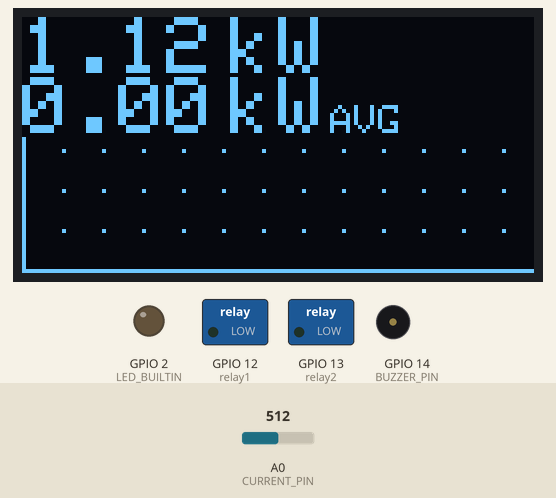
The sketch below on a simulated ESP8266 (NodeMCU). On the bench: 128×64 one-colour display, switched loads named in the sketch (green lamp = pin HIGH), output pins drawn as LEDs (lit = HIGH, except the on-board LED, lit = LOW), buzzer (waves = sounding, pin HIGH). The test bench sets the inputs (shaded band); at power-on: A0 (CURRENT_PIN) = 512. What the sketch prints to the serial monitor is not drawn.

Above: at 2.4 s.
2.5 s: A0 (CURRENT_PIN) set to 331
At 4.1 s:
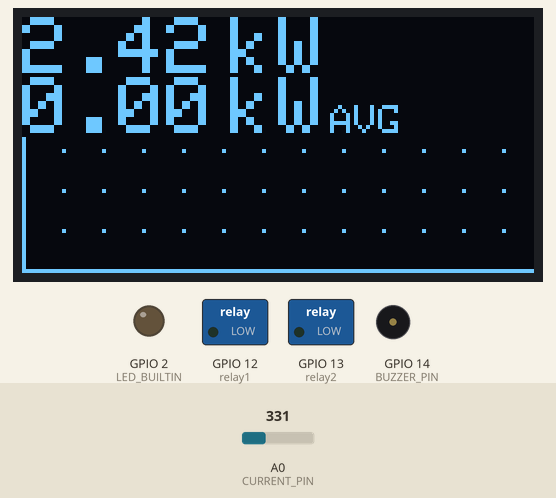
5.5 s: A0 (CURRENT_PIN) set to 303
At 8.1 s:
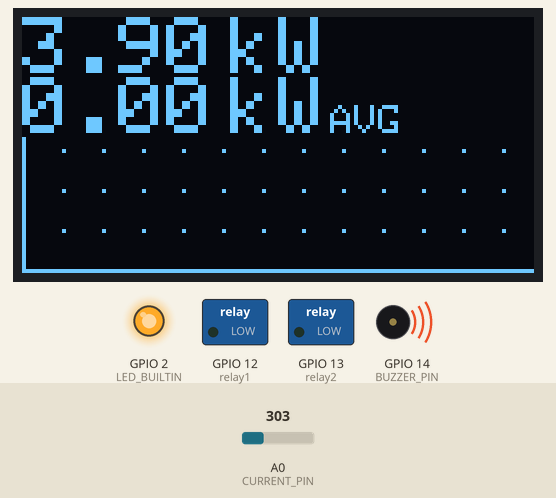
8.5 s: A0 (CURRENT_PIN) set to 122
At 12.0 s:
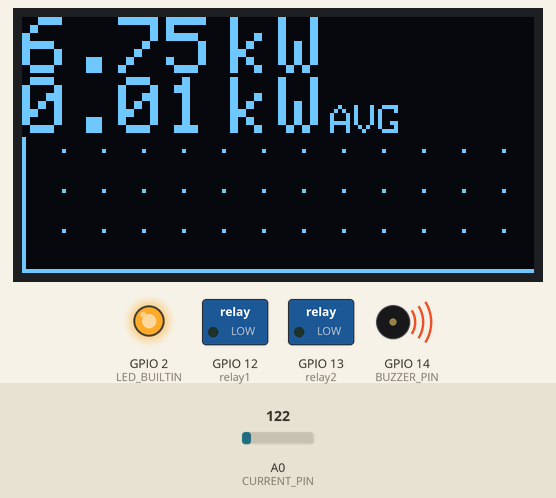
Timing chart, 0 to 13.5 s (numbered marks = the images above; inputs shaded):
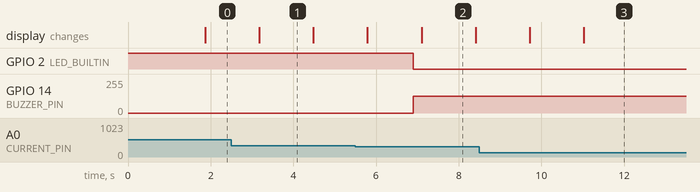

The sketch:

power_down_alarm.ino
```cpp
  // display 1 riga 7 pixel

//Changelog: aggiunto "analogWriteRange(1023)" compatibilità core 3.0

#include <Wire.h>
#include <Adafruit_SSD1306.h>

#define SCREEN_WIDTH 128
#define SCREEN_HEIGHT 64
#define SCREEN_ADDRESS 0x3C

#define GRAPH_HEIGHT 33

#define relay1 12
#define relay2 13
#define BUZZER_PIN 14
#define CURRENT_PIN A0
#define flash_button 0

#define ARRAY_LENGHT 3600

Adafruit_SSD1306 display(SCREEN_WIDTH, SCREEN_HEIGHT, &Wire);

float averageArray[ARRAY_LENGHT];
float displaySamples[128];
float VOLTS = 230.0;
float instantPower = 0;
float averagePower = 0;

const float MAX_PEAK_POWER = 3.6;
const float MAX_AVERAGE_POWER = 3.3;
int CURRENT_INDEX = 0;


bool LED_STATE = false;


void setup() {

  Serial.begin(115200);

  for(int i = 0; i < ARRAY_LENGHT; i++) averageArray[i] = 0;
  for(int i = 0; i < 128; i++) displaySamples[i] = 0;

  pinMode(BUZZER_PIN, OUTPUT);
  pinMode(relay1, OUTPUT);
  pinMode(relay2, OUTPUT);
  pinMode(flash_button, INPUT);

  pinMode(LED_BUILTIN, OUTPUT);
  digitalWrite(LED_BUILTIN, HIGH);

  analogWriteRange(1023);

  // SSD1306_SWITCHCAPVCC = generate display voltage from 3.3V internally
  if (!display.begin(SSD1306_SWITCHCAPVCC, SCREEN_ADDRESS)) {
    Serial.println(F("SSD1306 allocation failed"));
    while (1);
  }

  display.setTextColor(SSD1306_WHITE);

  display.clearDisplay();

  display.setTextSize(2);
  display.setCursor(7, 0);
  display.print("power down");
  display.setTextSize(1);
  display.setCursor(55, 53);
  display.print("v1.1");
  display.setTextSize(4);
  display.setCursor(8, 20);
  display.print("ALARM");
  display.display();

  delay(500);

}

void loop() {

  display.clearDisplay();

  float Irms = measure_Irms();


  instantPower = math_round((Irms * VOLTS / 1000.0),2);
  //Serial.println(instantPower);
  addToArray(instantPower);

  float sum = 0;
  for(int index = 0; index < ARRAY_LENGHT; index++) sum += averageArray[index];

  if (instantPower > MAX_PEAK_POWER)
  {
    LED_STATE != LED_STATE;
    digitalWrite(LED_BUILTIN,LED_STATE);
    analogWriteFreq((int)(instantPower*(float)200));
    analogWrite(BUZZER_PIN, 512);
  }else
  {
    digitalWrite(LED_BUILTIN,HIGH);
    analogWrite(BUZZER_PIN, 0);
  }

    display.setTextSize(2);
    display.setCursor(0, 0);
    display.print(instantPower);
    display.setCursor(52, 0);
    display.print("kW");
    display.setCursor(0, 15);
    display.print(getAverage());
    display.setCursor(52, 15);
    display.print("kW");
    display.setTextSize(1);
    display.setCursor(77, 22);
    display.print("AVG");

    drawGraphAxis();

    getXAxisValue(instantPower);

    drawGraph();

    display.display();
}

void addToArray(float value)
{
    for(int i = 0; i < ARRAY_LENGHT - 1; i++) averageArray[i] = averageArray[i + 1];
    averageArray[ARRAY_LENGHT - 1] = value;
}

float getAverage()
{
    float sum = 0;
    for(int i = 0; i < ARRAY_LENGHT; i++) sum += averageArray[i];
    return sum/ARRAY_LENGHT;

}


void drawGraphAxis()
{

  display.drawLine(0, 63-GRAPH_HEIGHT,0 ,63 ,SSD1306_WHITE);
  display.drawLine(0, 63, 127, 63, SSD1306_WHITE);

  for(int i = 0; i < 128;i++)
  {
    if(i % 10 == 0)
    {
       display.drawPixel(i,getXAxisValue(1),SSD1306_WHITE);
       display.drawPixel(i,getXAxisValue(2),SSD1306_WHITE);
       display.drawPixel(i,getXAxisValue(3),SSD1306_WHITE);
    }
  }
}

int getXAxisValue(float power)
{
   int p = (int)(power*100);
   int pixelValue = 63-map(p,0,330,0,GRAPH_HEIGHT);
   Serial.print("X: ");
   Serial.println(pixelValue);

   return pixelValue;

}

void drawGraph()
{
  int index = 0;
  for(int i = 0; i < 128; i++)
  {
    float sum = 0;
    for(int c = 0; c < 28; c++)
    {
      index++;
      sum += averageArray[index];
    }
    displaySamples[i]=sum/28;
  }

  for(int i = 0; i < 127; i++)
  {
    display.drawLine(126-i, getXAxisValue(displaySamples[126-i]), 127-i, getXAxisValue(displaySamples[127-i]), SSD1306_WHITE);
  }

//
//  for(int i = 0; i < 127; i++)
//  {
//    display.drawLine(126-i, getXAxisValue(averageArray[3598-i]), 127-i, getXAxisValue(averageArray[3599-i]), SSD1306_WHITE);
//  }
}
```

math_round.ino
```cpp
float math_round (float value, unsigned int decimal) {

  long intValue = value * pow(10, (decimal + 1));
  int resto = intValue % 10;

  if (resto > 5) {
    intValue = intValue + (10 - resto);
  }

  else if (resto < -5){
    intValue = intValue - (10 + resto);
  }

  return (float) (intValue/10) / pow(10, decimal);

}
```

measure_Irms.ino
```cpp
#define CURRENT_PIN A0

float offsetI = 536;

float I_CAL = 0.07; //(bro 0.0695 / robby 0.0732 / io  0.0715)


float measure_Irms (){

  int sampleI = 0;
  int count = 0 ;
  unsigned long quadCurrent;

  for(int i = 0; i < 1000; i++)
  {
    count++;
    sampleI = analogRead(CURRENT_PIN)-offsetI;
    quadCurrent += sampleI*sampleI;
    delay(1);
  }

  float rmsCurrent = (float)sqrt(quadCurrent/count)*I_CAL;

  return rmsCurrent;
}
```

update_clock.ino
```cpp
//
//void update_clock () {
//
//  clock_timer = (millis() - current_millis);
//  minuti = (clock_timer / 60000) % 60;
//  ore = (minuti / 60) % 9;
//
//  display.setTextSize(2);
//  display.setCursor(0, 50);
//  display.print(ore);
//
//  if ((clock_timer / 500) % 2) {
//    display.print(':');
//  }
//  else {
//    display.print(' ');
//  }
//
//  if (minuti < 10) {
//    display.print('0');
//    display.print(minuti);
//  }
//  else {
//    display.print(minuti);
//  }
//
//}
```

Measured:
- the behaviour switches between 322 and 321 on A0 (CURRENT_PIN) (found by bisection; images 1 and 2)
- after the input at 2.5 s, the display: changes after 0.67 s (image 1)
- after the input at 5.5 s, GPIO 2 (LED_BUILTIN): HIGH → LOW after 1.4 s; GPIO 14 (BUZZER_PIN): 0/255 → 127/255 after 1.4 s; the display: first changes after 0.29 s (image 2 shows a later state)
- after the input at 8.5 s, the display: first changes after 1.2 s (image 3 shows a later state)
- what the display in image 1 shows lasts 1.3 s, from 3.2 s to 4.5 s
